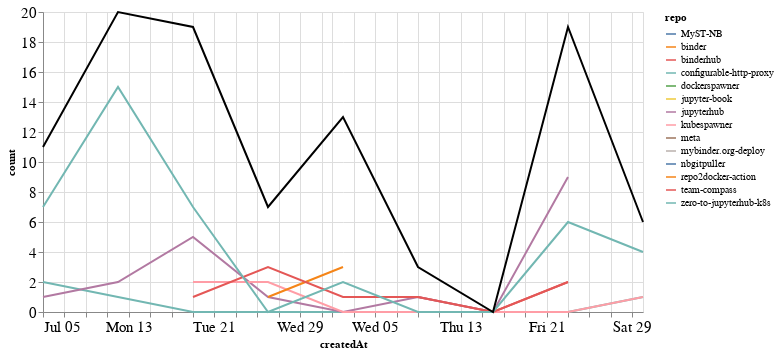

The notebook cell this image was saved under:
### Markdown cell above
## Comments

### Code cell
comments_time = comments.groupby('repo').resample('W', on='createdAt').count()['author'].reset_index()
comments_time = comments_time.rename(columns={'author': 'count'})
comments_time_total = comments_time.groupby('createdAt').agg({"count": "sum"}).reset_index()
ch1 = alt.Chart(comments_time, width=600).mark_line().encode(
    x='createdAt',
    y='count',
    color='repo',
    tooltip="repo"
)

ch2 = alt.Chart(comments_time_total, width=600).mark_line(color="black").encode(
    x='createdAt',
    y='count',
)

ch1 + ch2

### Figure 1 — Vega-Lite specification as saved in the notebook (floating-point values rounded to 4 significant figures)
{"config": {"axisLeft": {"labelFontSize": 15}, "axisBottom": {"labelFontSize": 15}}, "layer": [{"data": {"name": "data-c27d2deb96ca0f5f8d06c7395dfa493d"}, "mark": "line", "encoding": {"color": {"type": "nominal", "field": "repo"}, "tooltip": {"type": "nominal", "field": "repo"}, "x": {"type": "temporal", "field": "createdAt"}, "y": {"type": "quantitative", "field": "count"}}, "width": 600}, {"data": {"name": "data-6859e3b82d22aa9a23ae64bb47bfb21a"}, "mark": {"type": "line", "color": "black"}, "encoding": {"x": {"type": "temporal", "field": "createdAt"}, "y": {"type": "quantitative", "field": "count"}}, "width": 600}], "$schema": "https://vega.github.io/schema/vega-lite/v4.8.1.json", "datasets": {"data-c27d2deb96ca0f5f8d06c7395dfa493d": [{"repo": "MyST-NB", "createdAt": "2020-08-02T00:00:00", "count": 2}, {"repo": "binder", "createdAt": "2020-07-19T00:00:00", "count": 2}, {"repo": "binderhub", "createdAt": "2020-08-09T00:00:00", "count": 1}, {"repo": "binderhub", "createdAt": "2020-08-16T00:00:00", "count": 0}, {"repo": "binderhub", "createdAt": "2020-08-23T00:00:00", "count": 2}, {"repo": "configurable-http-proxy", "createdAt": "2020-07-05T00:00:00", "count": 2}, {"repo": "configurable-http-proxy", "createdAt": "2020-07-12T00:00:00", "count": 1}, {"repo": "configurable-http-proxy", "createdAt": "2020-07-19T00:00:00", "count": 0}, {"repo": "configurable-http-proxy", "createdAt": "2020-07-26T00:00:00", "count": 0}, {"repo": "configurable-http-proxy", "createdAt": "2020-08-02T00:00:00", "count": 0}, {"repo": "configurable-http-proxy", "createdAt": "2020-08-09T00:00:00", "count": 0}, {"repo": "configurable-http-proxy", "createdAt": "2020-08-16T00:00:00", "count": 0}, {"repo": "configurable-http-proxy", "createdAt": "2020-08-23T00:00:00", "count": 0}, {"repo": "configurable-http-proxy", "createdAt": "2020-08-30T00:00:00", "count": 1}, {"repo": "dockerspawner", "createdAt": "2020-07-05T00:00:00", "count": 1}, {"repo": "jupyter-book", "createdAt": "2020-07-12T00:00:00", "count": 1}, {"repo": "jupyterhub", "createdAt": "2020-07-05T00:00:00", "count": 1}, {"repo": "jupyterhub", "createdAt": "2020-07-12T00:00:00", "count": 2}, {"repo": "jupyterhub", "createdAt": "2020-07-19T00:00:00", "count": 5}, {"repo": "jupyterhub", "createdAt": "2020-07-26T00:00:00", "count": 1}, {"repo": "jupyterhub", "createdAt": "2020-08-02T00:00:00", "count": 0}, {"repo": "jupyterhub", "createdAt": "2020-08-09T00:00:00", "count": 1}, {"repo": "jupyterhub", "createdAt": "2020-08-16T00:00:00", "count": 0}, {"repo": "jupyterhub", "createdAt": "2020-08-23T00:00:00", "count": 9}, {"repo": "kubespawner", "createdAt": "2020-07-19T00:00:00", "count": 2}, {"repo": "kubespawner", "createdAt": "2020-07-26T00:00:00", "count": 2}, {"repo": "kubespawner", "createdAt": "2020-08-02T00:00:00", "count": 0}, {"repo": "kubespawner", "createdAt": "2020-08-09T00:00:00", "count": 0}, {"repo": "kubespawner", "createdAt": "2020-08-16T00:00:00", "count": 0}, {"repo": "kubespawner", "createdAt": "2020-08-23T00:00:00", "count": 0}, {"repo": "kubespawner", "createdAt": "2020-08-30T00:00:00", "count": 1}, {"repo": "meta", "createdAt": "2020-07-19T00:00:00", "count": 2}, {"repo": "mybinder.org-deploy", "createdAt": "2020-07-12T00:00:00", "count": 1}, {"repo": "nbgitpuller", "createdAt": "2020-08-02T00:00:00", "count": 5}, {"repo": "repo2docker-action", "createdAt": "2020-07-26T00:00:00", "count": 1}, {"repo": "repo2docker-action", "createdAt": "2020-08-02T00:00:00", "count": 3}, {"repo": "team-compass", "createdAt": "2020-07-19T00:00:00", "count": 1}, {"repo": "team-compass", "createdAt": "2020-07-26T00:00:00", "count": 3}, {"repo": "team-compass", "createdAt": "2020-08-02T00:00:00", "count": 1}, {"repo": "team-compass", "createdAt": "2020-08-09T00:00:00", "count": 1}, {"repo": "team-compass", "createdAt": "2020-08-16T00:00:00", "count": 0}, {"repo": "team-compass", "createdAt": "2020-08-23T00:00:00", "count": 2}, {"repo": "zero-to-jupyterhub-k8s", "createdAt": "2020-07-05T00:00:00", "count": 7}, {"repo": "zero-to-jupyterhub-k8s", "createdAt": "2020-07-12T00:00:00", "count": 15}, {"repo": "zero-to-jupyterhub-k8s", "createdAt": "2020-07-19T00:00:00", "count": 7}, {"repo": "zero-to-jupyterhub-k8s", "createdAt": "2020-07-26T00:00:00", "count": 0}, {"repo": "zero-to-jupyterhub-k8s", "createdAt": "2020-08-02T00:00:00", "count": 2}, {"repo": "zero-to-jupyterhub-k8s", "createdAt": "2020-08-09T00:00:00", "count": 0}, {"repo": "zero-to-jupyterhub-k8s", "createdAt": "2020-08-16T00:00:00", "count": 0}, {"repo": "zero-to-jupyterhub-k8s", "createdAt": "2020-08-23T00:00:00", "count": 6}, {"repo": "zero-to-jupyterhub-k8s", "createdAt": "2020-08-30T00:00:00", "count": 4}], "data-6859e3b82d22aa9a23ae64bb47bfb21a": [{"createdAt": "2020-07-05T00:00:00", "count": 11}, {"createdAt": "2020-07-12T00:00:00", "count": 20}, {"createdAt": "2020-07-19T00:00:00", "count": 19}, {"createdAt": "2020-07-26T00:00:00", "count": 7}, {"createdAt": "2020-08-02T00:00:00", "count": 13}, {"createdAt": "2020-08-09T00:00:00", "count": 3}, {"createdAt": "2020-08-16T00:00:00", "count": 0}, {"createdAt": "2020-08-23T00:00:00", "count": 19}, {"createdAt": "2020-08-30T00:00:00", "count": 6}]}}
